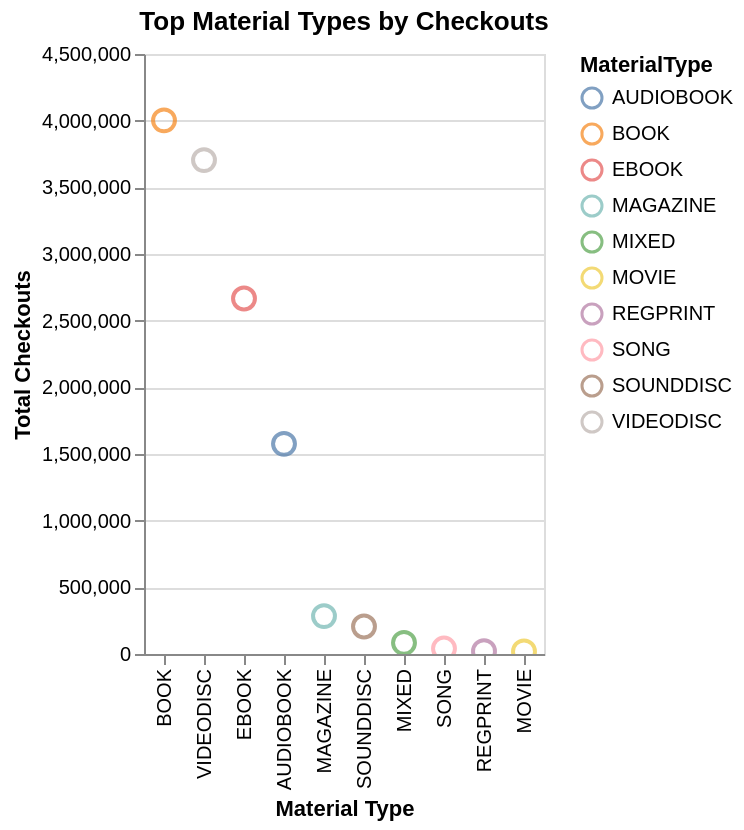

Source (notebook cell):
### Code cell
point_chart = alt.Chart(material_counts).mark_point(size=120).encode(
    x=alt.X("MaterialType:N", sort="-y", title="Material Type"),
    y=alt.Y("Checkouts:Q", title="Total Checkouts"),
    color="MaterialType:N",
    tooltip=["MaterialType", "Checkouts"]
).properties(
    title="Top Material Types by Checkouts"
).interactive()

point_chart

### Figure 1 — Vega-Lite specification as saved in the notebook (floating-point values rounded to 4 significant figures)
{"config": {"view": {"continuousWidth": 300, "continuousHeight": 300}}, "data": {"name": "data-af468fe9a56400833249e071c53a29f1"}, "mark": {"type": "point", "size": 120}, "encoding": {"color": {"field": "MaterialType", "type": "nominal"}, "tooltip": [{"field": "MaterialType", "type": "nominal"}, {"field": "Checkouts", "type": "quantitative"}], "x": {"field": "MaterialType", "sort": "-y", "title": "Material Type", "type": "nominal"}, "y": {"field": "Checkouts", "title": "Total Checkouts", "type": "quantitative"}}, "params": [{"name": "param_2", "select": {"type": "interval", "encodings": ["x", "y"]}, "bind": "scales"}], "title": "Top Material Types by Checkouts", "$schema": "https://vega.github.io/schema/vega-lite/v5.20.1.json", "datasets": {"data-af468fe9a56400833249e071c53a29f1": [{"MaterialType": "BOOK", "Checkouts": 4002237}, {"MaterialType": "VIDEODISC", "Checkouts": 3704156}, {"MaterialType": "EBOOK", "Checkouts": 2666013}, {"MaterialType": "AUDIOBOOK", "Checkouts": 1576126}, {"MaterialType": "MAGAZINE", "Checkouts": 284211}, {"MaterialType": "SOUNDDISC", "Checkouts": 206122}, {"MaterialType": "MIXED", "Checkouts": 83514}, {"MaterialType": "SONG", "Checkouts": 40714}, {"MaterialType": "REGPRINT", "Checkouts": 21277}, {"MaterialType": "MOVIE", "Checkouts": 19513}]}}
